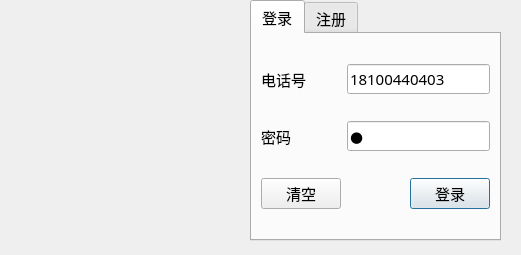
<?xml version="1.0" encoding="UTF-8"?>
<ui version="4.0">
 <class>LoginDialog</class>
 <widget class="QDialog" name="LoginDialog">
  <property name="geometry">
   <rect>
    <x>0</x>
    <y>0</y>
    <width>521</width>
    <height>255</height>
   </rect>
  </property>
  <property name="font">
   <font>
    <family>微软雅黑</family>
    <pointsize>11</pointsize>
   </font>
  </property>
  <property name="windowTitle">
   <string>Dialog</string>
  </property>
  <widget class="QLabel" name="lb_icon">
   <property name="geometry">
    <rect>
     <x>0</x>
     <y>0</y>
     <width>231</width>
     <height>241</height>
    </rect>
   </property>
   <property name="text">
    <string/>
   </property>
   <property name="pixmap">
    <pixmap resource="resourse.qrc">:/tb/baike.png</pixmap>
   </property>
   <property name="scaledContents">
    <bool>true</bool>
   </property>
  </widget>
  <widget class="QTabWidget" name="tw_page">
   <property name="geometry">
    <rect>
     <x>250</x>
     <y>0</y>
     <width>251</width>
     <height>241</height>
    </rect>
   </property>
   <property name="currentIndex">
    <number>0</number>
   </property>
   <widget class="QWidget" name="tab_login">
    <attribute name="title">
     <string>登录</string>
    </attribute>
    <layout class="QGridLayout" name="gridLayout">
     <item row="0" column="0">
      <widget class="QLabel" name="lb_tel">
       <property name="text">
        <string>电话号</string>
       </property>
      </widget>
     </item>
     <item row="0" column="1" colspan="2">
      <widget class="QLineEdit" name="le_tel">
       <property name="text">
        <string>18100440403</string>
       </property>
      </widget>
     </item>
     <item row="1" column="0">
      <widget class="QLabel" name="lb_password">
       <property name="text">
        <string>密码</string>
       </property>
      </widget>
     </item>
     <item row="1" column="1" colspan="2">
      <widget class="QLineEdit" name="le_password">
       <property name="text">
        <string>1</string>
       </property>
       <property name="echoMode">
        <enum>QLineEdit::Password</enum>
       </property>
      </widget>
     </item>
     <item row="2" column="2">
      <widget class="QPushButton" name="pb_login">
       <property name="text">
        <string>登录</string>
       </property>
      </widget>
     </item>
     <item row="2" column="0">
      <widget class="QPushButton" name="pb_clear">
       <property name="text">
        <string>清空</string>
       </property>
      </widget>
     </item>
    </layout>
   </widget>
   <widget class="QWidget" name="tab_register">
    <attribute name="title">
     <string>注册</string>
    </attribute>
    <widget class="QPushButton" name="pb_clear_register">
     <property name="geometry">
      <rect>
       <x>10</x>
       <y>160</y>
       <width>91</width>
       <height>28</height>
      </rect>
     </property>
     <property name="text">
      <string>清空</string>
     </property>
    </widget>
    <widget class="QPushButton" name="pb_login_register">
     <property name="geometry">
      <rect>
       <x>140</x>
       <y>160</y>
       <width>91</width>
       <height>28</height>
      </rect>
     </property>
     <property name="text">
      <string>注册</string>
     </property>
    </widget>
    <widget class="QWidget" name="layoutWidget">
     <property name="geometry">
      <rect>
       <x>0</x>
       <y>10</y>
       <width>241</width>
       <height>132</height>
      </rect>
     </property>
     <layout class="QGridLayout" name="gridLayout_3">
      <item row="0" column="1">
       <widget class="QLineEdit" name="le_tel_register"/>
      </item>
      <item row="1" column="0">
       <widget class="QLabel" name="lb_password_register">
        <property name="text">
         <string>密码</string>
        </property>
       </widget>
      </item>
      <item row="1" column="1">
       <widget class="QLineEdit" name="le_password_register">
        <property name="echoMode">
         <enum>QLineEdit::Password</enum>
        </property>
       </widget>
      </item>
      <item row="2" column="1">
       <widget class="QLineEdit" name="le_confirm_register">
        <property name="echoMode">
         <enum>QLineEdit::Password</enum>
        </property>
       </widget>
      </item>
      <item row="3" column="0">
       <widget class="QLabel" name="lb_name_register">
        <property name="text">
         <string>昵称</string>
        </property>
       </widget>
      </item>
      <item row="0" column="0">
       <widget class="QLabel" name="lb_tel_register">
        <property name="text">
         <string>电话号</string>
        </property>
       </widget>
      </item>
      <item row="2" column="0">
       <widget class="QLabel" name="lb_confirm_register">
        <property name="text">
         <string>确认</string>
        </property>
       </widget>
      </item>
      <item row="3" column="1">
       <widget class="QLineEdit" name="le_name_register"/>
      </item>
     </layout>
    </widget>
   </widget>
  </widget>
 </widget>
 <tabstops>
  <tabstop>le_tel_register</tabstop>
  <tabstop>le_password_register</tabstop>
  <tabstop>le_confirm_register</tabstop>
  <tabstop>le_name_register</tabstop>
  <tabstop>pb_login_register</tabstop>
  <tabstop>pb_clear_register</tabstop>
  <tabstop>le_tel</tabstop>
  <tabstop>le_password</tabstop>
  <tabstop>pb_login</tabstop>
  <tabstop>pb_clear</tabstop>
  <tabstop>tw_page</tabstop>
 </tabstops>
 <resources>
  <include location="resourse.qrc"/>
 </resources>
 <connections/>
</ui>
